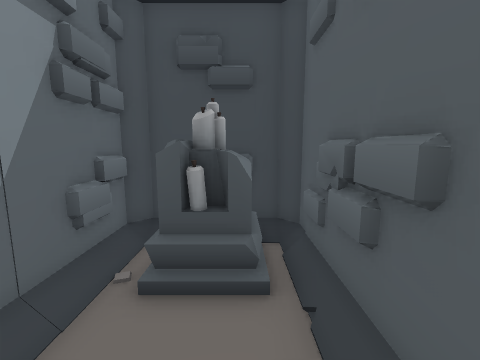
view 1 (above)

23 first-person views from a walk through a Godot game level. The camera is 1.2 m above the floor, tilts 8° down and sees 90° across. The floor is counted in squares, 0.5 m on a side. Each view is taken from the middle of a square. On the plan, view 1 faces up. The plan holds only what a view shows up to about 17 squares ahead; the rest is blank. The place goes on beyond the plan.

view 2
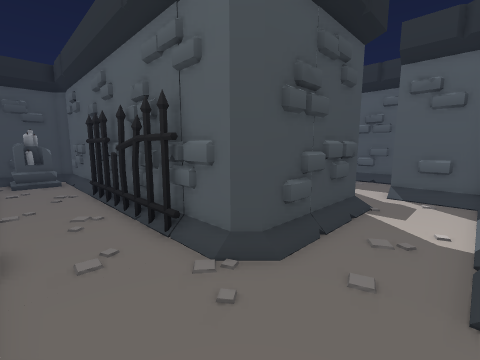

view 3
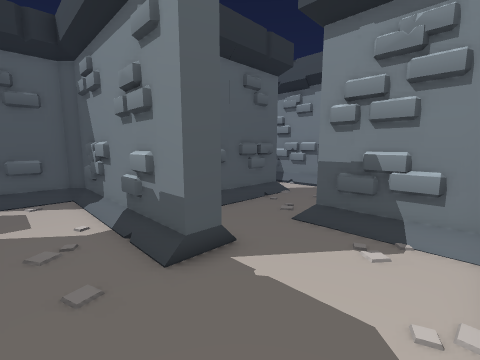

view 4
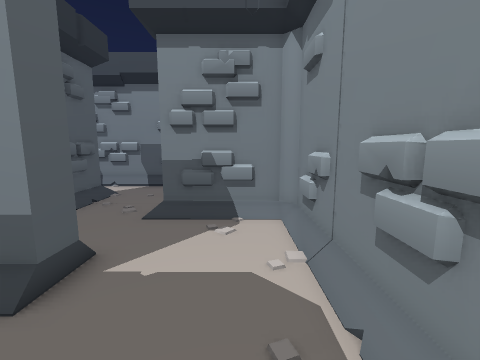

view 5
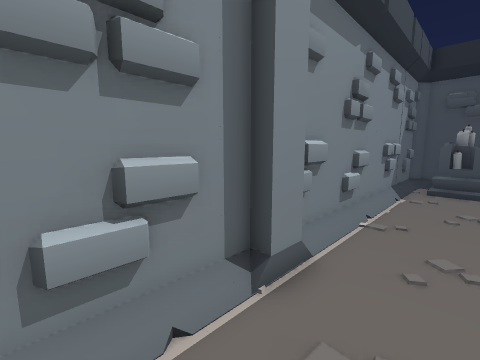

view 6
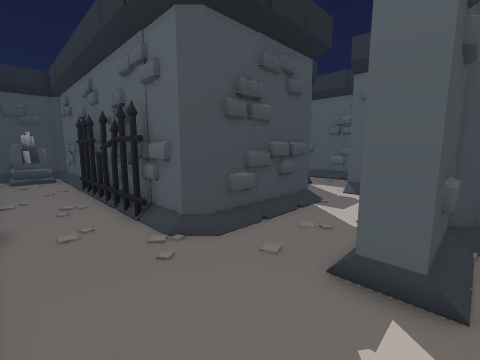

view 7
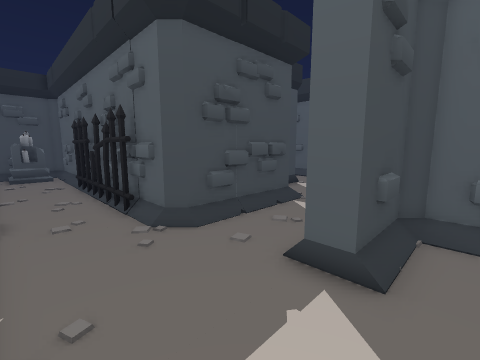

view 8
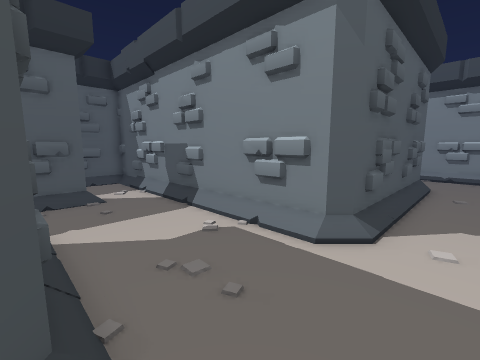

view 9
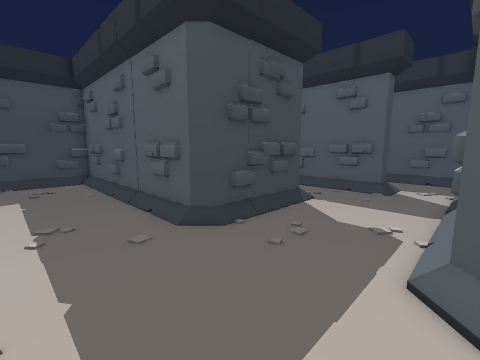

view 10
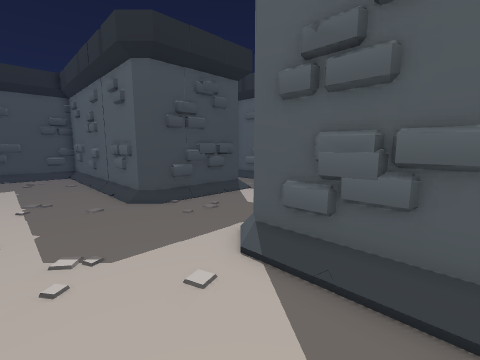

view 11
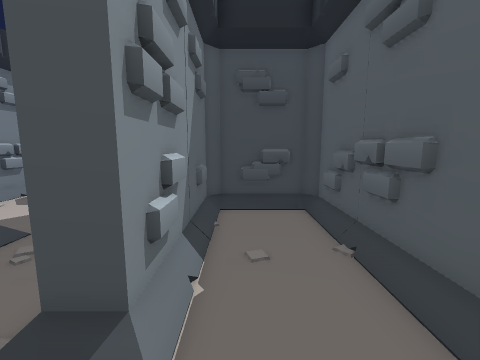

view 12
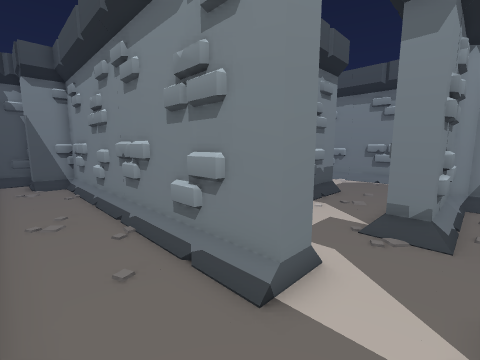

view 13
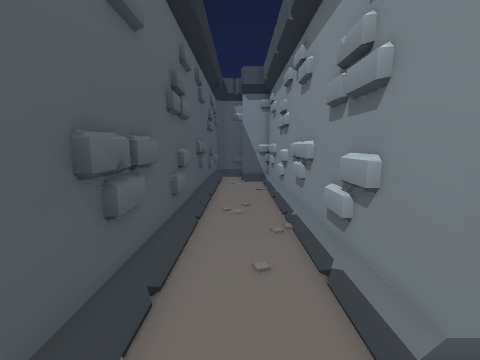

view 14
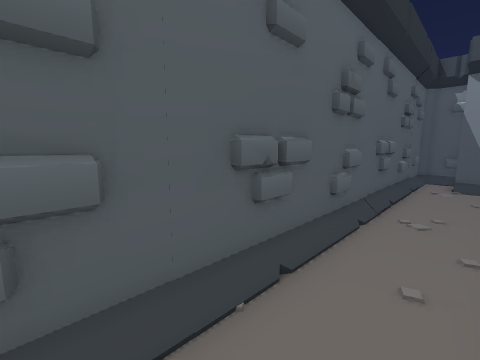

view 15
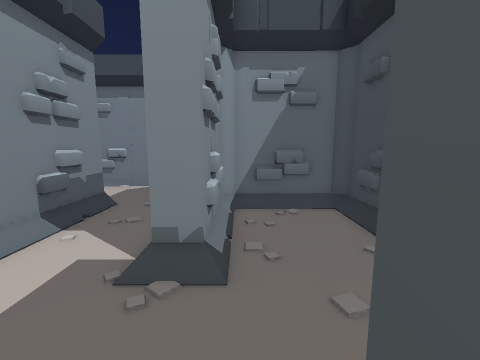

view 16
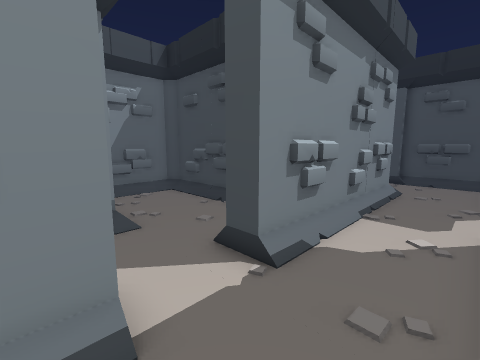

view 17
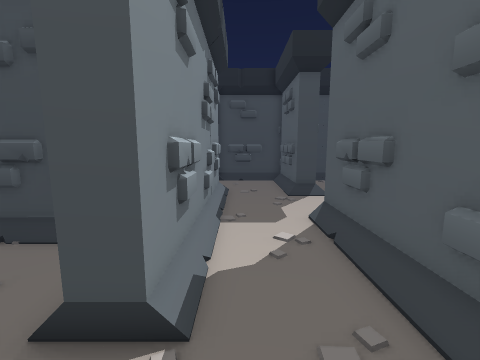

view 18
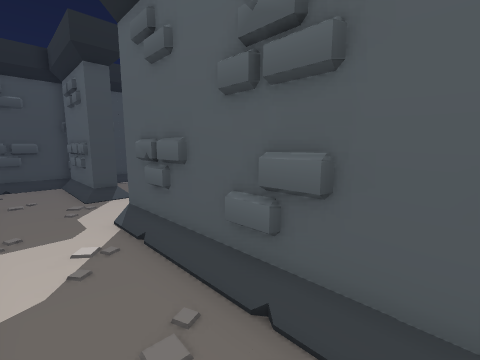

view 19
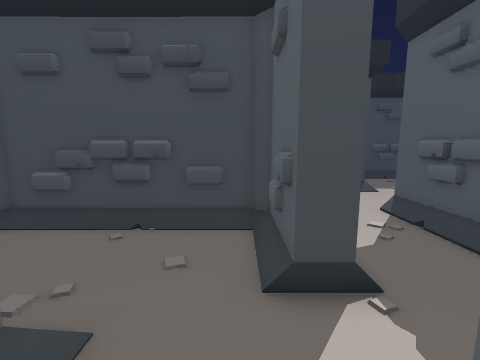

view 20
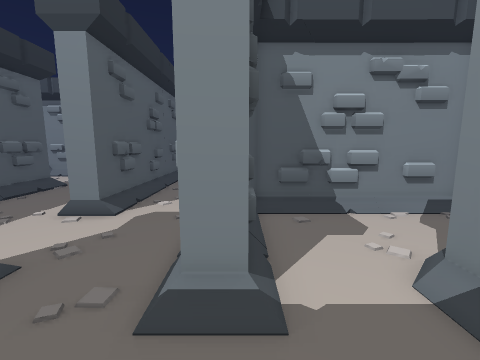

view 21
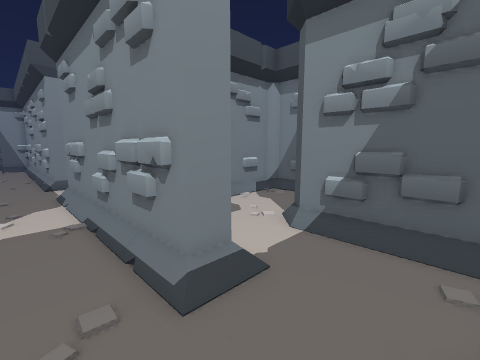

view 22
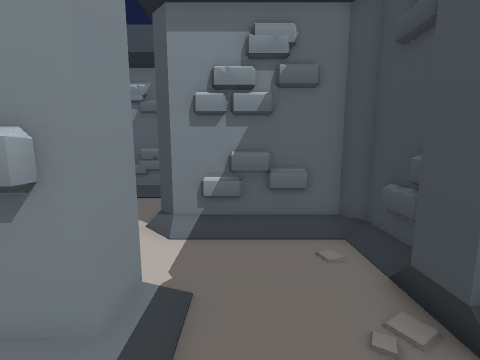

view 23
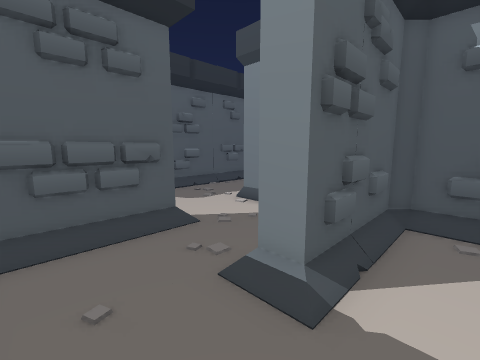

### Floor plan
Key: @ floor where view 1 was taken; # wall or solid block; . floor; / step, stairs or slope; = window, fence, low wall or low ledge; O other object.
Columns run from 8 left of view 1 to 17 right of it. Each row starts with its distance up from view 1.
  7       ####
  6      ######    ##########
  5      #.OO##    ##.......#
  4      #.OO##    ##.......#
  3      #...##    ##.......#
  2      #...##    ##..##...#
  1      #...##    # ..##...##
  0      #..@##    ....##.....
 -1      #...###.......##.....
 -2      #...###.......##.....
 -3      #...##........##...##
 -4      #...############...#
 -5      #...############...#
 -6      #...##........##...#
 -7      ##..###.......##...#
 -8 #######..###.......##...#
 -9 ....##...##.............#
-10 ....##...#######/.......#
-11 ....##....######/..##...#
-12 ....##.............##...#
-13 ....##.............##...#
-14 ....##......##.###=##...#
-15 ....##.....##########...#
-16 ....##.....##########...#
-17 ....##........##...##...#
-18 ....##........##...##...#
-19 ....######/...##...##...#
-20 ....######/...##...##...#
-21 ..............##...##...#
-22 ..............##...##...#
-23 ...................##...#
-24 ...................##...#
-25 ...................##...#
-26 ....###################.#
-27 ....#                 #.#
-28  ...#                 #.#
-29   ..#                 ###
-30 . ..#

Positions as (right, up) in squares from view 1, and headings:
1: (0, 0), facing up
2: (-2, -14), facing up-right
3: (-2, -12), facing down-right
4: (-1, -11), facing down
5: (0, -11), facing up-left
6: (-2, -16), facing up-right
7: (-2, -17), facing up-right
8: (-6, -20), facing down-right
9: (-8, -26), facing up-right
10: (-8, -30), facing up-right
11: (8, -25), facing up
12: (15, -9), facing down-left
13: (14, -9), facing down
14: (13, -9), facing down-right
15: (12, -9), facing left
16: (15, -12), facing up-left
17: (13, -11), facing up
18: (13, -11), facing up-right
19: (10, -12), facing up
20: (11, 5), facing down
21: (14, 5), facing down-left
22: (14, 3), facing left
23: (9, 5), facing down-right
